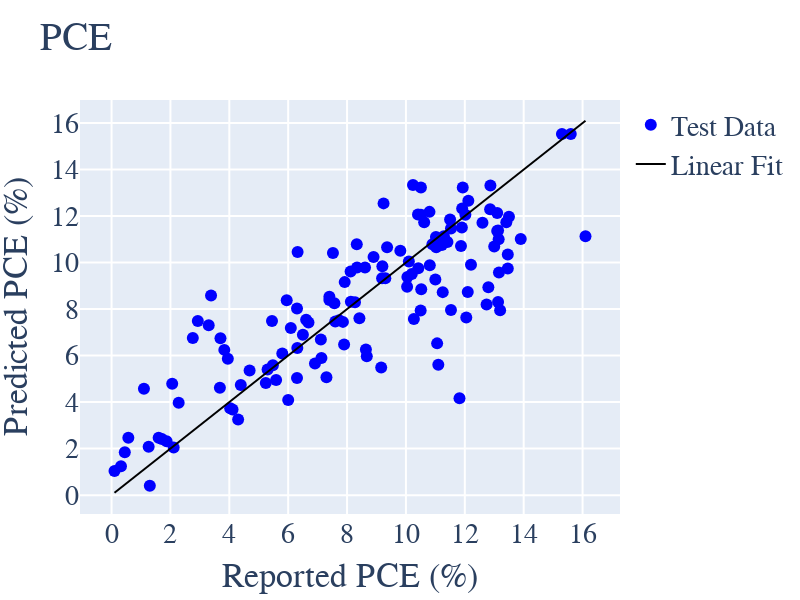

Notebook source saved alongside this figure:
### Code cell
import plotly
import plotly.graph_objs as go
from plotly.offline import iplot
plotly.offline.init_notebook_mode(connected=True)

layout0= go.Layout(title= "PCE", hovermode= 'closest',
                   font = dict(family='Times New Roman',size=28),
                   xaxis= dict(title= 'Reported PCE (%)',zeroline= False, gridwidth= 2, dtick=2),
                   yaxis= dict(title= 'Predicted PCE (%)',zeroline= False, gridwidth= 2),#range=[-350,3750]),
                   height=600,
                   width=800,
                   showlegend= True                 
)

fit  = np.linspace(min(y_test), max(y_test))
trace0 = go.Scatter(x = y_test, y = pred, mode = 'markers', marker= dict(size= 12, color= 'blue'),name='Test Data')
# trace1 = go.Scatter(x = test_outputs ,y = y_pred, mode = 'markers', text=test_inputs.index,marker= dict(size= 12, color= 'red'), 
#                     error_y = dict(type='data',array=y_std,visible=True),name='Testing Data')
trace2 = go.Scatter(x = fit ,y = fit, mode = 'lines', marker= dict(size= 12, color= 'black'), text = 'Fit',name='Linear Fit')

data = [trace0,trace2]
fig= go.Figure(data, layout=layout0)
iplot(fig)

### Figure 1 — Plotly figure (JSON) as saved in the notebook; plotly's stock layout.template omitted (floating-point values rounded to 4 significant figures; data arrays with more than 128 entries replaced by an {"elided": "..."} marker saying what was removed)
{"data": [{"marker": {"color": "blue", "size": 12}, "mode": "markers", "name": "Test Data", "type": "scatter", "x": {"elided": "132 float values"}, "y": {"elided": "132 float values"}}, {"marker": {"color": "black", "size": 12}, "mode": "lines", "name": "Linear Fit", "text": "Fit", "type": "scatter", "x": [0.1, 0.4265, 0.7531, 1.08, 1.406, 1.733, 2.059, 2.386, 2.712, 3.039, 3.365, 3.692, 4.018, 4.345, 4.671, 4.998, 5.324, 5.651, 5.978, 6.304, 6.631, 6.957, 7.284, 7.61, 7.937, 8.263, 8.59, 8.916, 9.243, 9.569, 9.896, 10.22, 10.55, 10.88, 11.2, 11.53, 11.86, 12.18, 12.51, 12.83, 13.16, 13.49, 13.81, 14.14, 14.47, 14.79, 15.12, 15.45, 15.77, 16.1], "y": [0.1, 0.4265, 0.7531, 1.08, 1.406, 1.733, 2.059, 2.386, 2.712, 3.039, 3.365, 3.692, 4.018, 4.345, 4.671, 4.998, 5.324, 5.651, 5.978, 6.304, 6.631, 6.957, 7.284, 7.61, 7.937, 8.263, 8.59, 8.916, 9.243, 9.569, 9.896, 10.22, 10.55, 10.88, 11.2, 11.53, 11.86, 12.18, 12.51, 12.83, 13.16, 13.49, 13.81, 14.14, 14.47, 14.79, 15.12, 15.45, 15.77, 16.1]}], "layout": {"font": {"family": "Times New Roman", "size": 28}, "height": 600, "hovermode": "closest", "showlegend": true, "title": {"text": "PCE"}, "width": 800, "xaxis": {"dtick": 2, "gridwidth": 2, "title": {"text": "Reported PCE (%)"}, "zeroline": false}, "yaxis": {"gridwidth": 2, "title": {"text": "Predicted PCE (%)"}, "zeroline": false}}}
